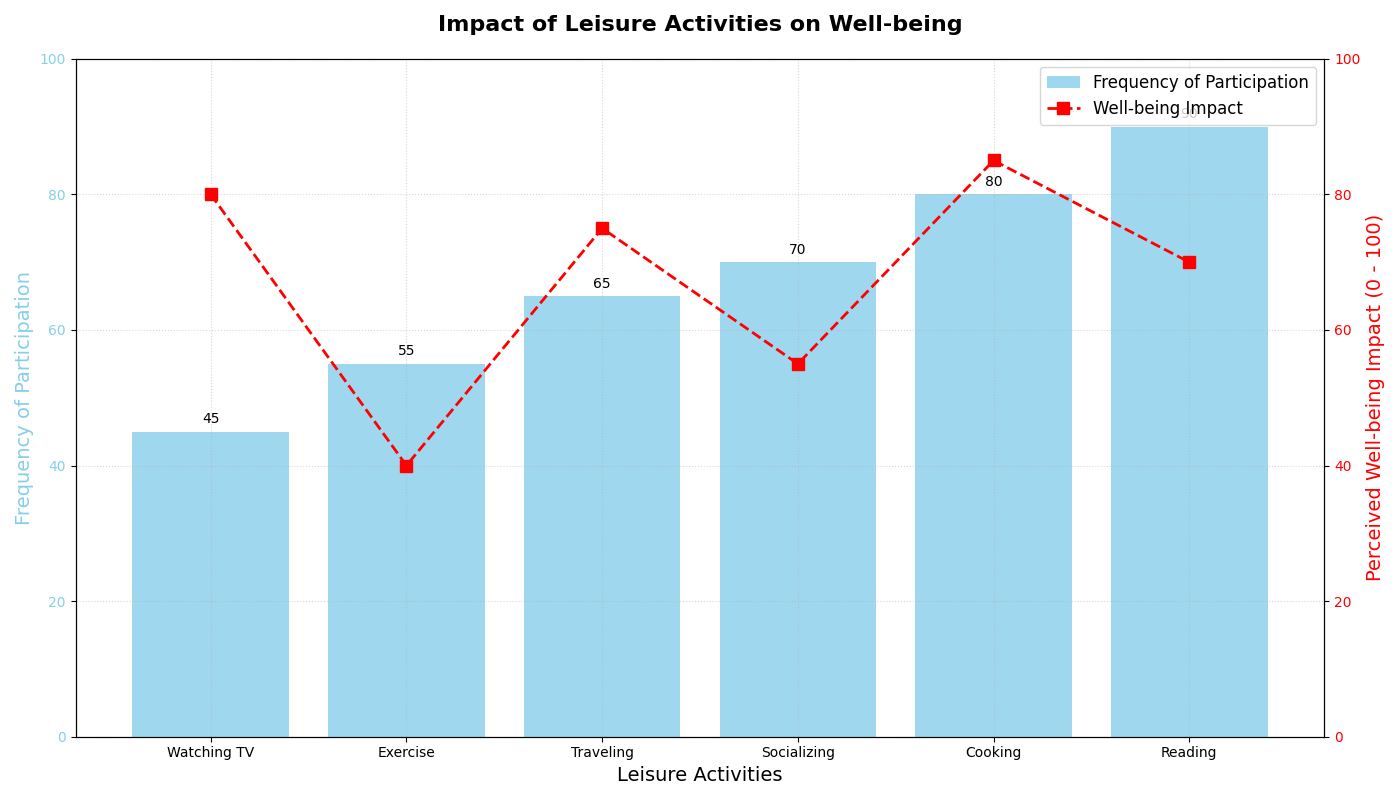

Write Python code to recreate this figure.
import matplotlib.pyplot as plt
import numpy as np

# Original data
activities = ["Exercise", "Reading", "Watching TV", "Socializing", "Traveling", "Cooking"]
frequencies = np.array([55, 90, 45, 70, 65, 80])
well_being_impact = np.array([40, 70, 80, 55, 75, 85])

# Sort indices based on frequencies in ascending order
sorted_indices = frequencies.argsort()
activities_sorted = [activities[i] for i in sorted_indices]
frequencies_sorted = frequencies[sorted_indices]
well_being_impact_sorted = well_being_impact[sorted_indices]

fig, ax1 = plt.subplots(figsize=(14, 8))

# Create bar chart with sorted data
bars = ax1.bar(activities_sorted, frequencies_sorted, color='skyblue', alpha=0.8, label='Frequency of Participation')

# Annotate bars with their height
for bar in bars:
    height = bar.get_height()
    ax1.annotate(f'{height}',
                 xy=(bar.get_x() + bar.get_width() / 2, height), 
                 xytext=(0, 4),
                 textcoords="offset points",
                 ha='center', va='bottom')

ax1.set_title('Impact of Leisure Activities on Well-being', fontsize=16, weight='bold', pad=20)
ax1.set_xlabel('Leisure Activities', fontsize=14)
ax1.set_ylabel('Frequency of Participation', fontsize=14, color='skyblue')
ax1.set_ylim(0, 100)
ax1.yaxis.label.set_color('skyblue')
ax1.tick_params(axis='y', labelcolor='skyblue')
ax1.grid(True, linestyle=':', alpha=0.5)

ax2 = ax1.twinx()
ax2.plot(activities_sorted, well_being_impact_sorted, color='red', marker='s', linestyle='--', linewidth=2, markersize=8, label='Well-being Impact')
ax2.set_ylabel('Perceived Well-being Impact (0 - 100)', fontsize=14, color='red')
ax2.set_ylim(0, 100)
ax2.yaxis.label.set_color('red')
ax2.tick_params(axis='y', labelcolor='red')

lines_1, labels_1 = ax1.get_legend_handles_labels()
lines_2, labels_2 = ax2.get_legend_handles_labels()
ax2.legend(lines_1 + lines_2, labels_1 + labels_2, loc='upper right', fontsize=12)

fig.tight_layout()
plt.show()
